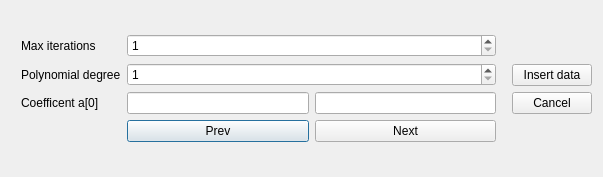
<?xml version="1.0" encoding="UTF-8"?>
<ui version="4.0">
 <class>IntervalInsertWindow</class>
 <widget class="QDialog" name="IntervalInsertWindow">
  <property name="geometry">
   <rect>
    <x>0</x>
    <y>0</y>
    <width>603</width>
    <height>177</height>
   </rect>
  </property>
  <property name="windowTitle">
   <string>Interval Input</string>
  </property>
  <layout class="QHBoxLayout" name="horizontalLayout_2">
   <item>
    <layout class="QHBoxLayout" name="horizontalLayout">
     <item>
      <layout class="QFormLayout" name="formLayout">
       <property name="leftMargin">
        <number>10</number>
       </property>
       <property name="topMargin">
        <number>10</number>
       </property>
       <property name="rightMargin">
        <number>10</number>
       </property>
       <property name="bottomMargin">
        <number>10</number>
       </property>
       <item row="1" column="0">
        <widget class="QLabel" name="label">
         <property name="text">
          <string>Max iterations</string>
         </property>
        </widget>
       </item>
       <item row="1" column="1">
        <widget class="QSpinBox" name="it_spinBox">
         <property name="minimum">
          <number>1</number>
         </property>
         <property name="maximum">
          <number>2147483647</number>
         </property>
        </widget>
       </item>
       <item row="2" column="0">
        <widget class="QLabel" name="label_2">
         <property name="text">
          <string>Polynomial degree</string>
         </property>
        </widget>
       </item>
       <item row="2" column="1">
        <widget class="QSpinBox" name="deg_spinBox">
         <property name="minimum">
          <number>1</number>
         </property>
         <property name="maximum">
          <number>2147483647</number>
         </property>
        </widget>
       </item>
       <item row="3" column="0">
        <widget class="QLabel" name="coef_label">
         <property name="text">
          <string>Coefficent a[0]</string>
         </property>
        </widget>
       </item>
       <item row="3" column="1">
        <layout class="QHBoxLayout" name="coefBox">
         <item>
          <widget class="QLineEdit" name="coef_lineEditP"/>
         </item>
         <item>
          <widget class="QLineEdit" name="coef_lineEditL"/>
         </item>
        </layout>
       </item>
       <item row="4" column="1">
        <layout class="QHBoxLayout" name="prev_next_Box">
         <item>
          <widget class="QPushButton" name="prev_pushButton">
           <property name="text">
            <string>Prev</string>
           </property>
          </widget>
         </item>
         <item>
          <widget class="QPushButton" name="next_pushButton">
           <property name="text">
            <string>Next</string>
           </property>
          </widget>
         </item>
        </layout>
       </item>
       <item row="5" column="1">
        <spacer name="verticalSpacer_2">
         <property name="orientation">
          <enum>Qt::Vertical</enum>
         </property>
         <property name="sizeHint" stdset="0">
          <size>
           <width>20</width>
           <height>40</height>
          </size>
         </property>
        </spacer>
       </item>
       <item row="0" column="1">
        <spacer name="verticalSpacer">
         <property name="orientation">
          <enum>Qt::Vertical</enum>
         </property>
         <property name="sizeHint" stdset="0">
          <size>
           <width>20</width>
           <height>40</height>
          </size>
         </property>
        </spacer>
       </item>
      </layout>
     </item>
     <item>
      <layout class="QVBoxLayout" name="verticalLayout">
       <item>
        <spacer name="verticalSpacer_3">
         <property name="orientation">
          <enum>Qt::Vertical</enum>
         </property>
         <property name="sizeHint" stdset="0">
          <size>
           <width>20</width>
           <height>40</height>
          </size>
         </property>
        </spacer>
       </item>
       <item>
        <widget class="QPushButton" name="insert_pushButton">
         <property name="text">
          <string>Insert data</string>
         </property>
        </widget>
       </item>
       <item>
        <widget class="QPushButton" name="cancel_pushButton">
         <property name="text">
          <string>Cancel</string>
         </property>
        </widget>
       </item>
       <item>
        <spacer name="verticalSpacer_4">
         <property name="orientation">
          <enum>Qt::Vertical</enum>
         </property>
         <property name="sizeHint" stdset="0">
          <size>
           <width>20</width>
           <height>40</height>
          </size>
         </property>
        </spacer>
       </item>
      </layout>
     </item>
    </layout>
   </item>
  </layout>
 </widget>
 <resources/>
 <connections/>
</ui>
